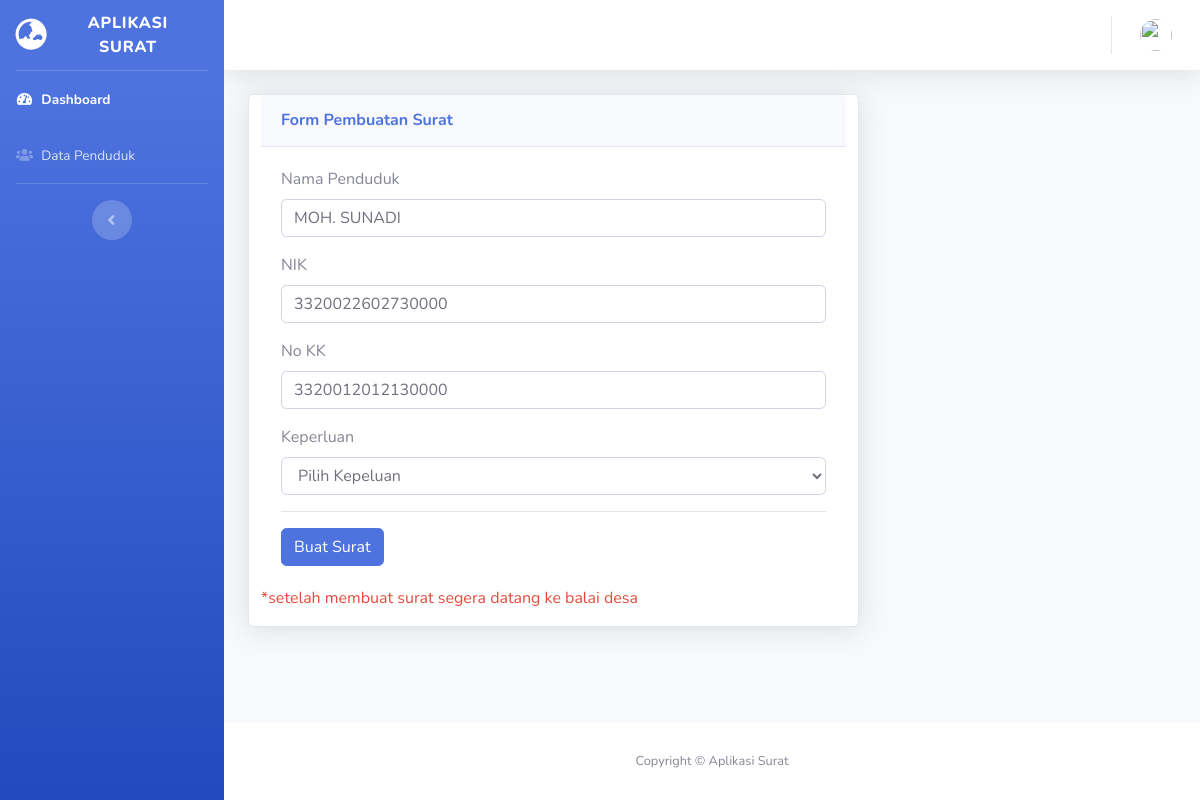
The app's page /Tsurat.php?id=15 with its own data.
### tables this page shows
CREATE TABLE `tbl_penduduk` (
  `id` int(11) NOT NULL,
  `no_kk` varchar(100) NOT NULL,
  `nama_kk` varchar(100) NOT NULL,
  `nik` varchar(100) NOT NULL,
  `jenis_kelamin` varchar(30) NOT NULL,
  `tempat_lahir` varchar(50) NOT NULL,
  `tanggal_lahir` date NOT NULL,
  `agama` varchar(50) NOT NULL,
  `pendidikan` varchar(50) NOT NULL,
  `pekerjaan` varchar(50) NOT NULL,
  `status_perkawinan` varchar(50) NOT NULL,
  `hubungan_keluarga` varchar(50) NOT NULL,
  `warga` varchar(50) NOT NULL,
  `ayah` varchar(100) NOT NULL,
  `ibu` varchar(100) NOT NULL,
  `alamat` varchar(100) NOT NULL,
  `rt` varchar(20) NOT NULL,
  `rw` varchar(20) NOT NULL
);

### Tsurat.php (the view, shortened to what this page needs)
<?php
include 'header.php';
include 'koneksi.php';
?>
        <div id="content-wrapper" class="d-flex flex-column">
            <div id="content">
                <nav class="navbar navbar-expand navbar-light bg-white topbar mb-4 static-top shadow">
                    <ul class="navbar-nav ml-auto">
                        <li class="nav-item dropdown no-arrow">
                            <a class="nav-link dropdown-toggle" href="#" id="userDropdown" role="button"
                                data-toggle="dropdown" aria-haspopup="true" aria-expanded="false">
                                <img class="img-profile rounded-circle"
                                    src="assets/img/jepara.png">
                            </a>
                        </li>
                    </ul>
                </nav>
                <div class="container-fluid">
                <div class="row">
                    <div class="col-md-8">
                    <div class="card shadow mb-4 col-lg">
                        <div class="card-header py-3">
                        <h6 class="m-0 font-weight-bold text-primary">Form Pembuatan Surat</h6>
                        </div>
                    <div class="card-body">
                        <?php
                        $id = $_GET['id'];
                            $ss = mysqli_query($xx,"SELECT * FROM tbl_penduduk WHERE id = '$id'");
                            $s=mysqli_fetch_assoc($ss);
                        ?>
                    <form action="Csurat.php" method="POST">
                <div class="form-group">
                    <label>Nama Penduduk</label>
                    <input type="text" class="form-control" id="nama_warga" name="nama_warga" required value="<?= $s['nama_kk']?>">
                </div>
                <div class="form-group">
                    <label>NIK</label>
                    <input type="number" class="form-control" id="NIK"name="NIK" required value="<?=$s['nik']?>">
                </div>
                <div class="form-group">
                    <label>No KK</label>
                    <input type="text" class="form-control" id="no_kk"name="no_kk" required value="<?= $s['no_kk']?>">
                </div>
                <div class="form-group">
                <label>Keperluan</label>
                <select name="keperluan" id="keperluan" class="form-control">
                    <option value="">Pilih Kepeluan</option>
                </select>
                </div>
                <hr class="sidebar-divider d-none d-md-block">
                <button type="submit" class="btn btn-primary" name="buat">Buat Surat</button>
                </form>
            </div>
            <p class="text-danger">*setelah membuat surat segera datang ke balai desa</p>
                    </div>
                    </div>
                </div>
                </div>
            </div>
            <footer class="sticky-footer bg-white">
                <div class="container my-auto">
                    <div class="copyright text-center my-auto">
                        <span>Copyright &copy; Aplikasi Surat</span>
                    </div>
                </div>
            </footer>
        </div>
    </div>
</body>
</html>

### records on screen
tbl_penduduk: nama_warga "MOH. SUNADI", NIK "3320022602730000", no_kk "3320012012130000"
